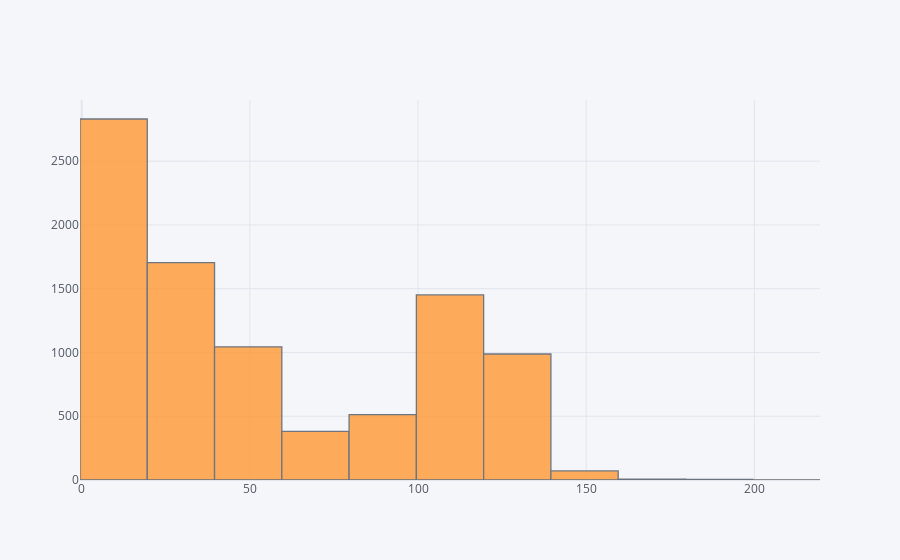

The code cell stored with this chart in its notebook:
### Markdown cell above
Also to avoid problems later on, i will replace all buildings that are 0 years old (built in 2020) to be 1 year old

### Code cell
data_3['buildingAge'].iplot(kind='hist', bins = 20 )

### Figure 1 — Plotly figure (JSON) as saved in the notebook; plotly's stock layout.template omitted (floating-point values rounded to 4 significant figures; data arrays with more than 128 entries replaced by an {"elided": "..."} marker saying what was removed)
{"data": [{"histfunc": "count", "histnorm": "", "marker": {"color": "rgba(255, 153, 51, 1.0)", "line": {"color": "#4D5663", "width": 1.3}}, "name": "buildingAge", "nbinsx": 20, "opacity": 0.8, "orientation": "v", "type": "histogram", "x": {"elided": "8996 int values"}}], "layout": {"barmode": "overlay", "legend": {"bgcolor": "#F5F6F9", "font": {"color": "#4D5663"}}, "paper_bgcolor": "#F5F6F9", "plot_bgcolor": "#F5F6F9", "title": {"font": {"color": "#4D5663"}}, "xaxis": {"gridcolor": "#E1E5ED", "showgrid": true, "tickfont": {"color": "#4D5663"}, "title": {"font": {"color": "#4D5663"}, "text": ""}, "zerolinecolor": "#E1E5ED"}, "yaxis": {"gridcolor": "#E1E5ED", "showgrid": true, "tickfont": {"color": "#4D5663"}, "title": {"font": {"color": "#4D5663"}, "text": ""}, "zerolinecolor": "#E1E5ED"}}}
